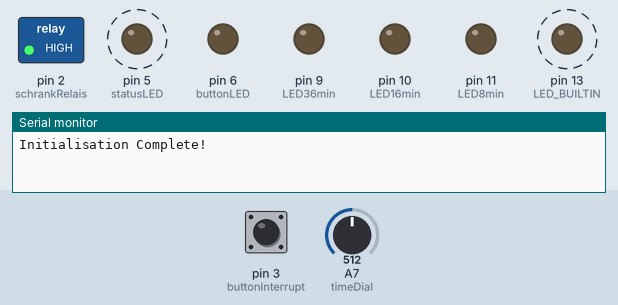
Recording of a sketch running on a simulated Arduino Nano, built with avr-gcc and run on an emulated ATmega328P. Shown: switched loads named in the sketch (green lamp = pin HIGH), output pins drawn as LEDs (lit = HIGH), the last lines printed to the serial monitor. Dashed ring = blinking. The inputs (shaded band) are chosen by the test bench; at power-on: pin 3 (buttonInterrupt) LOW, A7 (timeDial) = 512.

Above: at 2.0 s.
2.1 s: pin 3 (buttonInterrupt) pulled HIGH for 1.5 s
At 3.5 s:
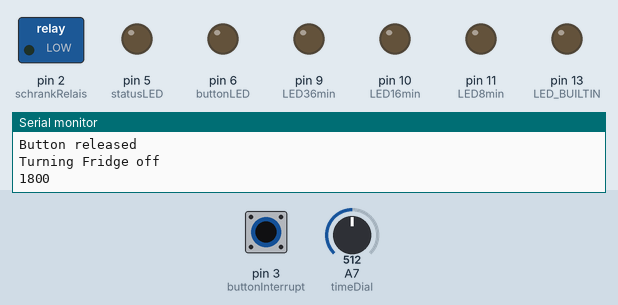
5.6 s: A7 (timeDial) set to 433
9.7 s: A7 (timeDial) set to 401
At 11.65 s:
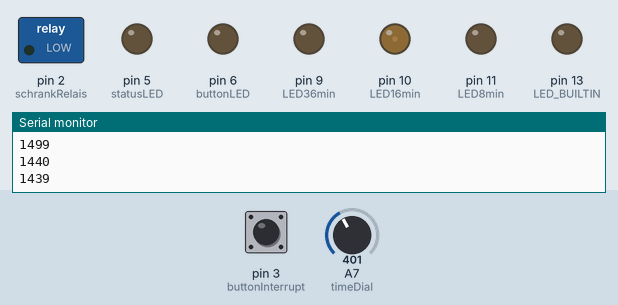
13.3 s: A7 (timeDial) set to 291
17.2 s: A7 (timeDial) set to 271
At 19.9 s:
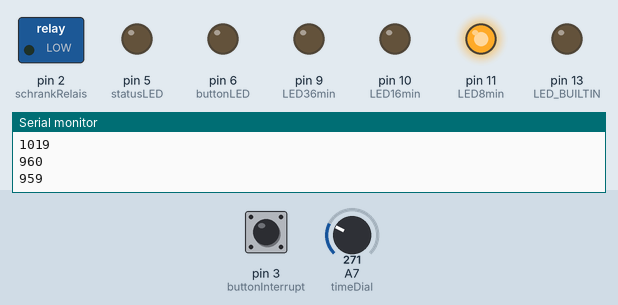
20.8 s: pin 3 (buttonInterrupt) pulled HIGH for 1.5 s
At 21.7 s:
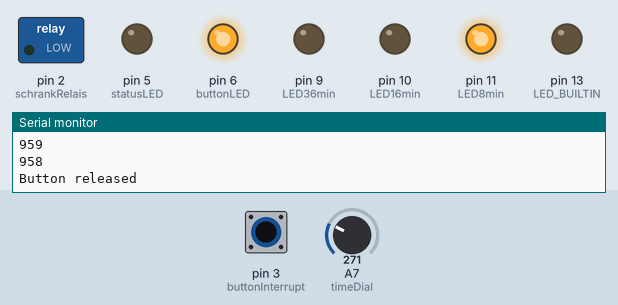
Timing chart, 0 to 25.3 s (numbered marks = the images above; inputs shaded):
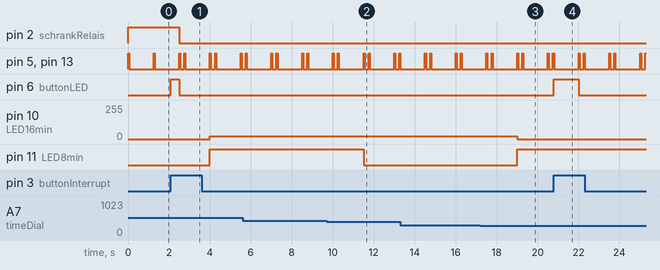

Measured:
- the behaviour switches between 284 and 283 on A7 (timeDial) (found by bisection; images 2 and 3)
- after the input at 2.1 s, pin 2 (schrankRelais): HIGH → LOW after 0.40 s; pin 6 (buttonLED): LOW → HIGH at once, → LOW 0.40 s later; pin 10 (LED16min): 0/255 → 20/255 after 1.9 s; pin 11 (LED8min): LOW → HIGH after 1.9 s
- after the input at 9.7 s, pin 11 (LED8min): HIGH → LOW after 1.8 s
- after the input at 17.2 s, pin 10 (LED16min): 20/255 → 0/255 after 1.8 s; pin 11 (LED8min): LOW → HIGH after 1.8 s
- after the input at 20.8 s, pin 6 (buttonLED): LOW → HIGH at once, → LOW 1.2 s later
- by itself, pin 5 (statusLED), pin 13 (LED_BUILTIN): repeats every 1.5 s: HIGH 0.05 s, LOW 0.20 s, HIGH 0.05 s, LOW 1.2 s

The sketch:

state2.ino
```cpp
/*
  Kühlschrank Turnoffer

*/
enum ApplicationStates{
  Uninitialized = 0,
  Idle = 1,
  SchrankAus = 2
};

ApplicationStates state;
const int schrankRelais = 2;
const int buttonInterrupt = 3;
//4 not used
const int statusLED = 5;
const int buttonLED = 6;
// 7 not used
// 8 not used
const int LED36min = 9;
const int LED16min = 10;
const int LED8min = 11;
const int timeDial = A7;

//this counter stored the seconds until poweron
int ausCounter = 0;
volatile char globalButtonPressed = 0;
int timeDialValue = 0;


void ButtonCallback()
{
 Serial.println("Button released");
 globalButtonPressed = 1;
 digitalWrite(buttonLED,HIGH);
}


// the setup function runs once when you press reset or power the board
void setup() {
  // initialize digital pin LED_BUILTIN as an output.
  pinMode(LED_BUILTIN, OUTPUT);
  pinMode(schrankRelais, OUTPUT);
  pinMode(buttonInterrupt, INPUT);
  pinMode(statusLED, OUTPUT);
  pinMode(buttonLED, OUTPUT);
  pinMode(LED36min, OUTPUT);
  pinMode(LED16min, OUTPUT);
  pinMode(LED8min, OUTPUT);
  state=Idle;
  Serial.begin(9600);
  attachInterrupt(digitalPinToInterrupt(buttonInterrupt), ButtonCallback, RISING);
  Serial.println("Initialisation Complete!");
}


void blinkState()
{
  for(int count = 0; count < state; count++)
  {
    /*for(unsigned char i = 0 ; i < 200; i+=2)
    {
      analogWrite(LED_BUILTIN, i);   // turn the LED on (HIGH is the voltage level)
      delay(1);// wait for a bit
    }*/
    digitalWrite(LED_BUILTIN, HIGH);    // turn the LED off by making the voltage LOW
    digitalWrite(statusLED, HIGH);
    delay(50);// wait for a bit
    digitalWrite(LED_BUILTIN, LOW);    // turn the LED off by making the voltage LOW
    digitalWrite(statusLED, LOW);
    delay(200);// wait for a bit

  }

}

void enterState(ApplicationStates requestedState)
{
  state = requestedState;
  if(requestedState == SchrankAus)
  {
    Serial.println("Turning Fridge off");

    ausCounter = timeDialValue;
    digitalWrite(buttonLED,LOW);
  }
  else{
    Serial.println("Idle");
    ausCounter = 0;
  }

}

void idleAction()
{
  digitalWrite(schrankRelais,HIGH);
}

void schrankAusAction()
{
  digitalWrite(schrankRelais,LOW);

  Serial.println(ausCounter);
  ausCounter--;
  if(0 >= ausCounter)
  {
    enterState(Idle);
  }

}

void doStateAction()
{
  switch(state)
  {
    case Uninitialized:
      setup();
      break;
    case Idle:
      idleAction();
      break;
    case SchrankAus:
      schrankAusAction();
  }
}
void dimm8(int value)
{
  int dimmval = value * 32;
  if(dimmval > 255)
  {
    dimmval = 255;
  }

  analogWrite(LED8min, dimmval);
}
//Display remaining minutes
void TimeLEDS(int value)
{
  value = value / 60;
  if(value < 8)
  {
    digitalWrite(LED36min, LOW);
    digitalWrite(LED16min, LOW);
    dimm8(value);
  }
  else if(value < 16) // > 8
  {
    digitalWrite(LED36min, LOW);
    analogWrite(LED16min, 0);
    digitalWrite(LED8min, HIGH);
  }
  else if(value < 16 + 8)
  {
    digitalWrite(LED36min, LOW);
    analogWrite(LED16min, 20);
    digitalWrite(LED8min, LOW);
  }
  else if(value < 36)
  {
    digitalWrite(LED36min, LOW);
    analogWrite(LED16min, 20);
    digitalWrite(LED8min, HIGH);
  }
  else if(value < 36 + 8)
  {
    digitalWrite(LED36min, HIGH);
    analogWrite(LED16min, 0);
    digitalWrite(LED8min, LOW);
  }
  else if(value < 36 + 16) //
  {
    digitalWrite(LED36min, HIGH);
    analogWrite(LED16min, 0);
    digitalWrite(LED8min, HIGH);
  }
  else if(value < 36 + 16 + 8 )
  {
    digitalWrite(LED36min, HIGH);
    analogWrite(LED16min, 20);
    digitalWrite(LED8min, LOW);
  }
  else
  {
    digitalWrite(LED36min, HIGH);
    analogWrite(LED16min, 20);
    digitalWrite(LED8min, HIGH);
  }

}

int readTimeDial()
{
  int raw10BitDialValue = analogRead(timeDial);
  int raw8bitDialValue = raw10BitDialValue >> 2;
  int dialInMinutes =  raw8bitDialValue *60 /250;
  return dialInMinutes;
}
// the loop function runs over and over again forever
void loop() {

  timeDialValue = readTimeDial() * 60;
  if(ausCounter > timeDialValue)
  {
     ausCounter = timeDialValue;
  }
  TimeLEDS(ausCounter);
  if(state > SchrankAus) //out of range
  {
    state = Uninitialized;
  }


  if(globalButtonPressed)
  {
    enterState(SchrankAus);
    globalButtonPressed = 0;
  }

  doStateAction();


  blinkState();
  digitalWrite(LED_BUILTIN, LOW);    // turn the LED off by making the voltage LOW
  delay(1000);                       // wait for a second
}
```
